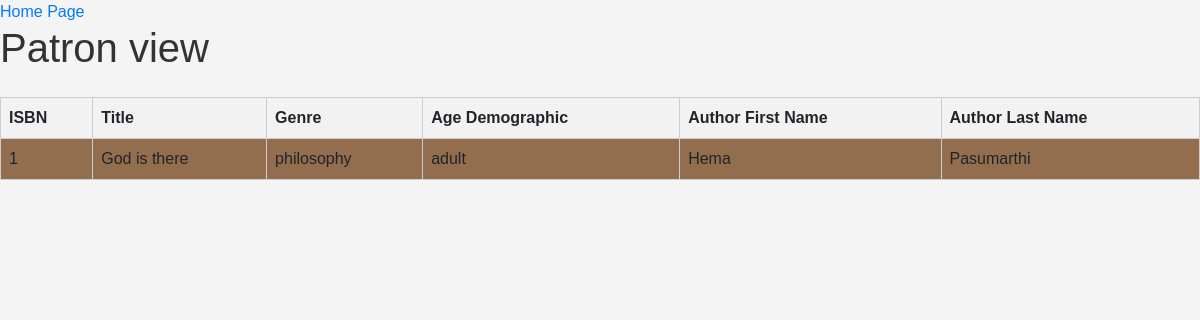
/patronView, run on an earlier commit of the app's database.
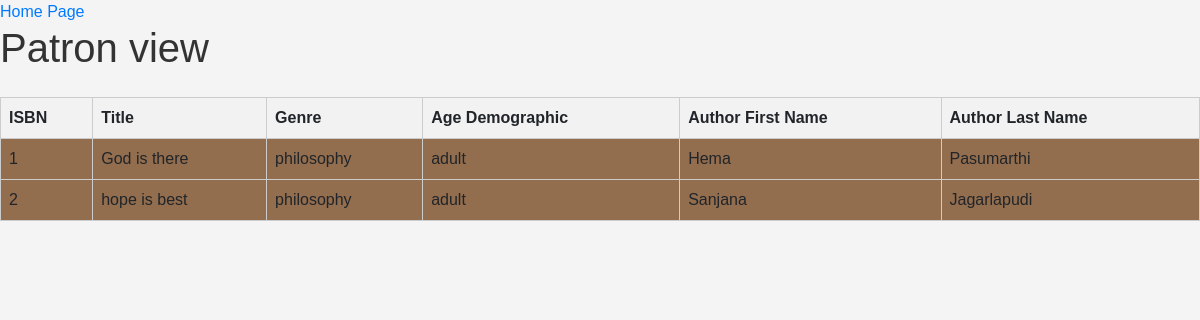
And on a later commit of the database.
### app.py (models this page shows, shortened)
class Book(db.Model):
    isbn = db.Column(db.Integer, primary_key=True)
    title = db.Column(db.String(100), nullable=False)
    genre = db.Column(db.String(100))
    age_demographic= db.Column(db.String(100))

class Author(db.Model):
    author_id = db.Column(db.Integer, primary_key=True, nullable = False)
    authorFirstName = db.Column(db.String(100), nullable=False)
    authorLastName = db.Column(db.String(100), nullable=False)
    isbn = db.Column(db.Integer, db.ForeignKey(Book.isbn), nullable=False)

### app.py (the view)
@app.route("/patronView", methods=["GET", "POST"])
def displayPatronView():
    librarians = Librarian.query.all()
    books = Book.query.all()
    patrons = Patron.query.all()
    authors = Author.query.all()
    transactions = TransactionHistory.query.all()
    session = db.session()
    patronQuery = session.query(
         Book, Author
    ).filter(
         Author.isbn == Book.isbn,
    ).all()
    return render_template("patern_view_results.html", ibrarians=librarians, books=books, patrons=patrons, authors=authors, transactions=transactions, patronQuery=patronQuery)

### templates/patern_view_results.html (shortened to what this page needs)
{% extends 'base.html' %}
{% block body %}
<a href="/" align="right">Home Page</a>
<h1>Patron view</h2>
<table border="1" style="background-color:rgb(146, 109, 78)">
    <thead>
        <tr>
            <th>ISBN</th>
            <th>Title</th>
            <th>Genre</th>
            <th>Age Demographic</th>
            <th>Author First Name</th>
            <th>Author Last Name</th>
        </tr>
    </thead>
        {% for join in patronQuery %}
        <tr>
            {% if Book == join[0].Book %}
            {% set bookview = join[0] %}
                    <td>{{ bookview.isbn}}</td>
                    <td>{{ bookview.title}}</td>
                    <td>{{ bookview.genre}}</td>
                    <td>{{ bookview.age_demographic}}</td>
            {% endif %}
            {% if Author == join[1].Author %}
            {% set authorview = join[1] %}
                <td>{{ authorview.authorFirstName }} </td>
                <td>{{ authorview.authorLastName }}</td>
            {% endif %}
        </tr>
        {% endfor %}
</table>
{% endblock %}

What changed in the data, as far as the page shows it:
now on this page (row unchanged): Book: isbn "2", title "hope is best", genre "philosophy", age_demographic "adult"
added Author: authorFirstName "Sanjana", authorLastName "Jagarlapudi"
